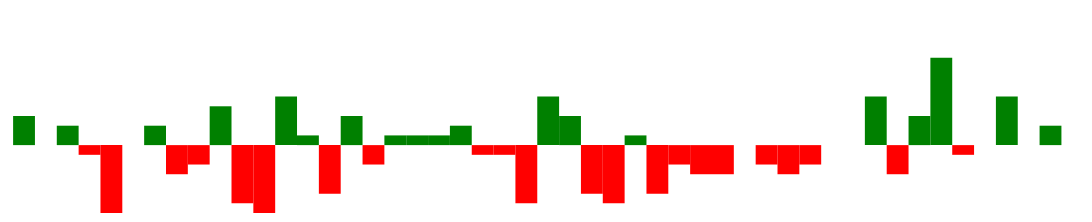

Here is the Vega-Lite specification saved for this chart:
### Vega specification from a JSON file in a GitHub repository (floating-point values rounded to 4 significant figures)
{"$schema": "https://vega.github.io/schema/vega/v5.json", "width": 250, "height": 40, "padding": 0, "data": [{"name": "table", "values": [{"game": "g1", "diff": 3}, {"game": "g2", "diff": 0}, {"game": "g3", "diff": 2}, {"game": "g4", "diff": -1}, {"game": "g5", "diff": -7}, {"game": "g6", "diff": 0}, {"game": "g7", "diff": 2}, {"game": "g8", "diff": -3}, {"game": "g9", "diff": -2}, {"game": "g10", "diff": 4}, {"game": "g11", "diff": -6}, {"game": "g12", "diff": -7}, {"game": "g13", "diff": 5}, {"game": "g14", "diff": 1}, {"game": "g15", "diff": -5}, {"game": "g16", "diff": 3}, {"game": "g17", "diff": -2}, {"game": "g18", "diff": 1}, {"game": "g19", "diff": 1}, {"game": "g20", "diff": 1}, {"game": "g21", "diff": 2}, {"game": "g22", "diff": -1}, {"game": "g23", "diff": -1}, {"game": "g24", "diff": -6}, {"game": "g25", "diff": 5}, {"game": "g26", "diff": 3}, {"game": "g27", "diff": -5}, {"game": "g28", "diff": -6}, {"game": "g29", "diff": 1}, {"game": "g30", "diff": -5}, {"game": "g31", "diff": -2}, {"game": "g32", "diff": -3}, {"game": "g33", "diff": -3}, {"game": "g34", "diff": 0}, {"game": "g35", "diff": -2}, {"game": "g36", "diff": -3}, {"game": "g37", "diff": -2}, {"game": "g38", "diff": 0}, {"game": "g39", "diff": 0}, {"game": "g40", "diff": 5}, {"game": "g41", "diff": -3}, {"game": "g42", "diff": 3}, {"game": "g43", "diff": 9}, {"game": "g44", "diff": -1}, {"game": "g45", "diff": 0}, {"game": "g46", "diff": 5}, {"game": "g47", "diff": 0}, {"game": "g48", "diff": 2}, {"game": "g49", "diff": 0}]}], "signals": [{"name": "tooltip", "value": {}, "on": [{"events": "rect:mouseover", "update": "datum"}, {"events": "rect:mouseout", "update": "{}"}]}], "scales": [{"name": "xscale", "type": "band", "domain": {"data": "table", "field": "game"}, "range": "width", "padding": 0.05, "round": true}, {"name": "yscale", "domain": {"data": "table", "field": "diff"}, "nice": true, "range": "height"}], "axes": [{"orient": "bottom", "scale": "xscale", "labels": false, "ticks": false}, {"orient": "right", "scale": "yscale", "labels": false, "ticks": false}], "marks": [{"type": "rect", "from": {"data": "table"}, "encode": {"enter": {"x": {"scale": "xscale", "field": "game"}, "width": {"scale": "xscale", "band": 1}, "y": {"scale": "yscale", "field": "diff"}, "y2": {"scale": "yscale", "value": 0}, "fill": [{"test": "datum.diff > 0", "value": "green"}, {"value": "red"}]}, "update": {"fill": [{"test": "datum.diff > 0", "value": "green"}, {"value": "red"}]}, "hover": {"fill": {"value": "black"}}}}, {"type": "text", "encode": {"enter": {"align": {"value": "center"}, "baseline": {"value": "bottom"}, "fill": {"value": "#333"}}, "update": {"x": {"scale": "xscale", "signal": "tooltip.game", "band": 0.5}, "y": {"scale": "yscale", "signal": "tooltip.diff", "offset": 0.05}, "text": {"signal": "tooltip.diff"}, "fillOpacity": [{"test": "datum === tooltip", "value": 0}, {"value": 1}]}}}], "config": {}}
